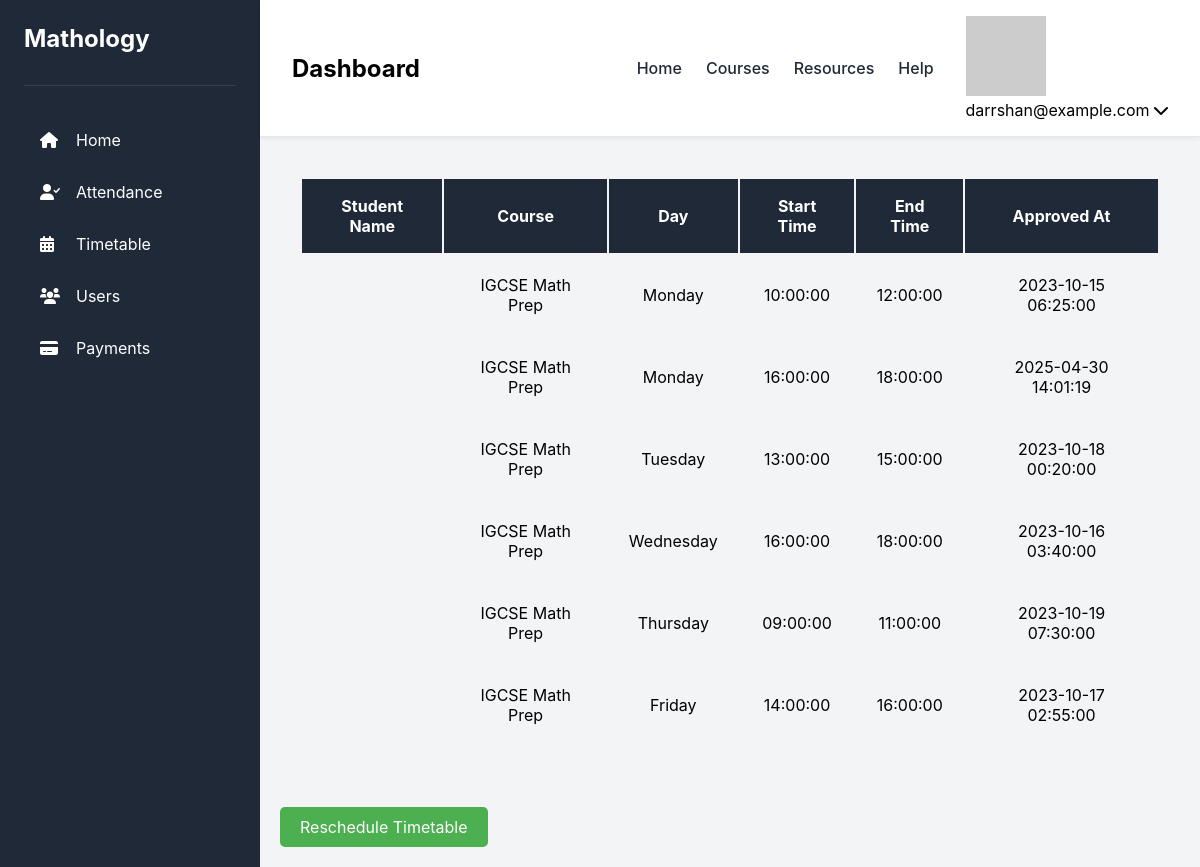
The page /Pages/client/student_timetable.php (signed in) on the database its author committed.
### tables this page shows
CREATE TABLE `student_timetable` (
  `id` int(11) NOT NULL,
  `course` varchar(100) NOT NULL,
  `day` varchar(10) NOT NULL,
  `start_time` time NOT NULL,
  `end_time` time NOT NULL,
  `approved_at` timestamp NOT NULL DEFAULT current_timestamp(),
  `status` enum('active','cancelled') DEFAULT 'active',
  `student_course_id` int(11) NOT NULL
);

### Pages/client/student_timetable.php (the view, shortened to what this page needs)
<?php
include '../setting.php';
$sql = "SELECT * FROM student_timetable ORDER BY FIELD(day, 'Monday', 'Tuesday', 'Wednesday', 'Thursday', 'Friday'), start_time";
$result = $conn->query($sql);
?>
<!DOCTYPE html>
<html lang="en">
<head>
    <link rel="stylesheet" href="../../styles/common.css">
    <link rel="stylesheet" href="../../styles/timtable.css">
    <link rel="stylesheet" href="https://cdnjs.cloudflare.com/ajax/libs/font-awesome/6.0.0/css/all.min.css">
</head>
<body>
    <div class="dashboard-container">
        <?php require("../includes/Aside_Nav.php"); ?>
        <main class="main-content">
            <?php require("../includes/Top_Nav_Bar.php"); ?>
            <section class="timetable-section">
                <table class="timetable">
                    <tr class="table_header">
                        <th>Student Name</th>
                        <th>Course</th>
                        <th>Day</th>
                        <th>Start Time</th>
                        <th>End Time</th>
                        <th>Approved At</th>
                    </tr>
                    <?php
                    if ($result && $result->num_rows > 0) {
                        while ($row = $result->fetch_assoc()) {
                            $name = htmlspecialchars($row['first_name'] . ' ' . $row['last_name']);
                            $course = htmlspecialchars($row['course']);
                            $day = htmlspecialchars($row['day']);
                            $start = htmlspecialchars($row['start_time']);
                            $end = htmlspecialchars($row['end_time']);
                            $approved = htmlspecialchars($row['approved_at']);
                            echo "<tr>
                                <td>$name</td>
                                <td>$course</td>
                                <td>$day</td>
                                <td>$start</td>
                                <td>$end</td>
                                <td>$approved</td>
                              </tr>";
                        }
                    } else {
                        echo "<tr><td colspan='6'>No timetable entries found.</td></tr>";
                    }
                    ?>
                </table>
                <div style="text-align: left; margin: 20px;">
                    <a href="timetable_reschedule.php">
                        <button style="
                            background-color: #4CAF50;
                            color: white;
                            padding: 10px 20px;
                            border: none;
                            border-radius: 5px;
                            font-size: 16px;
                            cursor: pointer;
                        ">
                            Reschedule Timetable
                        </button>
                    </a>
                </div>
            </section>
        </main>
    </div>
</body>
</html>

### Styles/common.css (style rules this page uses)
:root { --primary-color: #4f46e5; --secondary-color: #818cf8; --background-color: #f3f4f6; --sidebar-color: #1f2937; --text-color: #1f2937; --text-light: #6b7280; --border-color: #e5e7eb; --white: #ffffff; --event-color-1: #fef3c7; --event-color-2: #dcfce7; --event-color-3: #dbeafe; --transition-speed: 0.3s; }
* { margin: 0; padding: 0; box-sizing: border-box; font-family: 'Inter', sans-serif; }
.dashboard-container { display: flex; min-height: 100vh; }
.main-content { flex: 1; background-color: var(--background-color); display: flex; flex-direction: column; }

### Styles/timtable.css (style rules this page uses)
.timetable { padding : 40px; }
.table_header { padding : 20px; text-align: center; background-color: var(--sidebar-color); color: white; }
.table_header th { padding:17px; }
td { padding : 20px; text-align: center; }

### rows shown on the page
student_timetable: course "IGCSE Math Prep", day "Monday", start_time "10:00:00", end_time "12:00:00", approved_at "2023-10-15 06:25:00"
student_timetable: course "IGCSE Math Prep", day "Monday", start_time "16:00:00", end_time "18:00:00", approved_at "2025-04-30 14:01:19"
student_timetable: course "IGCSE Math Prep", day "Tuesday", start_time "13:00:00", end_time "15:00:00", approved_at "2023-10-18 00:20:00"
student_timetable: course "IGCSE Math Prep", day "Wednesday", start_time "16:00:00", end_time "18:00:00", approved_at "2023-10-16 03:40:00"
student_timetable: course "IGCSE Math Prep", day "Thursday", start_time "09:00:00", end_time "11:00:00", approved_at "2023-10-19 07:30:00"
student_timetable: course "IGCSE Math Prep", day "Friday", start_time "14:00:00", end_time "16:00:00", approved_at "2023-10-17 02:55:00"

### other values the page prints
$userName "darrshan@example.com"
